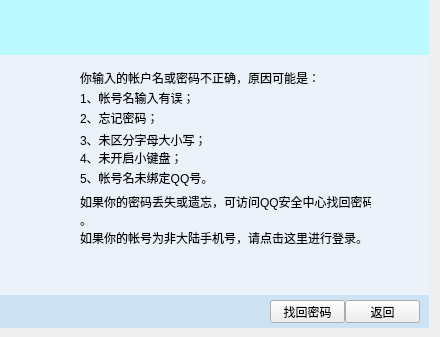
   <widget class="QWidget" name="page_3">
    <widget class="QLabel" name="label_backround_2">
     <property name="geometry">
      <rect>
       <x>0</x>
       <y>0</y>
       <width>429</width>
       <height>328</height>
      </rect>
     </property>
     <property name="styleSheet">
      <string notr="true">QLabel{
	
	background-color: rgb(187, 250, 255);
}</string>
     </property>
     <property name="text">
      <string/>
     </property>
    </widget>
    <widget class="QLabel" name="label_QQPro_3">
     <property name="geometry">
      <rect>
       <x>0</x>
       <y>0</y>
       <width>141</width>
       <height>51</height>
      </rect>
     </property>
     <property name="text">
      <string/>
     </property>
     <property name="pixmap">
      <pixmap resource="Img.qrc">:/Img/QQ_SIGN.png</pixmap>
     </property>
     <property name="scaledContents">
      <bool>true</bool>
     </property>
    </widget>
    <widget class="QPushButton" name="btn_minisize_3">
     <property name="geometry">
      <rect>
       <x>370</x>
       <y>-1</y>
       <width>31</width>
       <height>31</height>
      </rect>
     </property>
     <property name="autoFillBackground">
      <bool>false</bool>
     </property>
     <property name="styleSheet">
      <string notr="true">QPushButton::hover{
	image: url(:/Img/minisize_gray.png);
}
</string>
     </property>
     <property name="text">
      <string/>
     </property>
     <property name="icon">
      <iconset resource="Img.qrc">
       <normaloff>:/Img/minisize.png</normaloff>:/Img/minisize.png</iconset>
     </property>
     <property name="iconSize">
      <size>
       <width>16</width>
       <height>16</height>
      </size>
     </property>
     <property name="checkable">
      <bool>false</bool>
     </property>
     <property name="autoDefault">
      <bool>false</bool>
     </property>
     <property name="flat">
      <bool>true</bool>
     </property>
    </widget>
    <widget class="QPushButton" name="btn_close_3">
     <property name="geometry">
      <rect>
       <x>400</x>
       <y>-1</y>
       <width>31</width>
       <height>31</height>
      </rect>
     </property>
     <property name="autoFillBackground">
      <bool>false</bool>
     </property>
     <property name="styleSheet">
      <string notr="true">QPushButton::hover{
	image: url(:/Img/close_red.png);
}
QPushButton::passed{
	
	image: url(:/Img/close_red_passed.png);
}</string>
     </property>
     <property name="text">
      <string/>
     </property>
     <property name="icon">
      <iconset resource="Img.qrc">
       <normaloff>:/Img/close.png</normaloff>:/Img/close.png</iconset>
     </property>
     <property name="iconSize">
      <size>
       <width>16</width>
       <height>16</height>
      </size>
     </property>
     <property name="checkable">
      <bool>false</bool>
     </property>
     <property name="autoDefault">
      <bool>false</bool>
     </property>
     <property name="flat">
      <bool>true</bool>
     </property>
    </widget>
    <widget class="QLabel" name="label_p3_2">
     <property name="geometry">
      <rect>
       <x>0</x>
       <y>294</y>
       <width>429</width>
       <height>34</height>
      </rect>
     </property>
     <property name="styleSheet">
      <string notr="true">QLabel{
	
	background-color: rgb(205, 226, 242);
}</string>
     </property>
     <property name="text">
      <string/>
     </property>
    </widget>
    <widget class="QLabel" name="label_p3_3">
     <property name="geometry">
      <rect>
       <x>0</x>
       <y>55</y>
       <width>429</width>
       <height>240</height>
      </rect>
     </property>
     <property name="styleSheet">
      <string notr="true">QLabel{
	
	background-color: rgb(235, 242, 249);
}</string>
     </property>
     <property name="text">
      <string/>
     </property>
    </widget>
    <widget class="QLabel" name="label_2">
     <property name="geometry">
      <rect>
       <x>30</x>
       <y>60</y>
       <width>50</width>
       <height>50</height>
      </rect>
     </property>
     <property name="styleSheet">
      <string notr="true">QLabel{
	image: url(:/Img/WARING.png);
}</string>
     </property>
     <property name="text">
      <string/>
     </property>
    </widget>
    <widget class="QLabel" name="label_3">
     <property name="geometry">
      <rect>
       <x>80</x>
       <y>70</y>
       <width>251</width>
       <height>16</height>
      </rect>
     </property>
     <property name="text">
      <string>你输入的帐户名或密码不正确，原因可能是：</string>
     </property>
    </widget>
    <widget class="QLabel" name="label_Text1">
     <property name="geometry">
      <rect>
       <x>80</x>
       <y>90</y>
       <width>111</width>
       <height>16</height>
      </rect>
     </property>
     <property name="text">
      <string>1、帐号名输入有误；</string>
     </property>
    </widget>
    <widget class="QLabel" name="label_Text2">
     <property name="geometry">
      <rect>
       <x>80</x>
       <y>110</y>
       <width>81</width>
       <height>16</height>
      </rect>
     </property>
     <property name="text">
      <string>2、忘记密码；</string>
     </property>
    </widget>
    <widget class="QLabel" name="label_Text3">
     <property name="geometry">
      <rect>
       <x>80</x>
       <y>130</y>
       <width>131</width>
       <height>20</height>
      </rect>
     </property>
     <property name="text">
      <string>3、未区分字母大小写；</string>
     </property>
    </widget>
    <widget class="QLabel" name="label_Text4">
     <property name="geometry">
      <rect>
       <x>80</x>
       <y>150</y>
       <width>101</width>
       <height>16</height>
      </rect>
     </property>
     <property name="text">
      <string>4、未开启小键盘；</string>
     </property>
    </widget>
    <widget class="QLabel" name="label_Text5">
     <property name="geometry">
      <rect>
       <x>80</x>
       <y>170</y>
       <width>201</width>
       <height>16</height>
      </rect>
     </property>
     <property name="text">
      <string>5、帐号名未绑定QQ号。</string>
     </property>
    </widget>
    <widget class="QLabel" name="label_Text6">
     <property name="geometry">
      <rect>
       <x>80</x>
       <y>190</y>
       <width>291</width>
       <height>41</height>
      </rect>
     </property>
     <property name="text">
      <string>如果你的密码丢失或遗忘，可访问QQ安全中心找回密码
。</string>
     </property>
    </widget>
    <widget class="QLabel" name="label_Text7">
     <property name="geometry">
      <rect>
       <x>80</x>
       <y>230</y>
       <width>291</width>
       <height>16</height>
      </rect>
     </property>
     <property name="text">
      <string>如果你的帐号为非大陆手机号，请点击这里进行登录。</string>
     </property>
    </widget>
    <widget class="QPushButton" name="btn_Return">
     <property name="geometry">
      <rect>
       <x>345</x>
       <y>300</y>
       <width>75</width>
       <height>23</height>
      </rect>
     </property>
     <property name="text">
      <string>返回</string>
     </property>
    </widget>
    <widget class="QPushButton" name="btn_FindPassWord">
     <property name="geometry">
      <rect>
       <x>270</x>
       <y>300</y>
       <width>75</width>
       <height>23</height>
      </rect>
     </property>
     <property name="text">
      <string>找回密码</string>
     </property>
    </widget>
   </widget>
